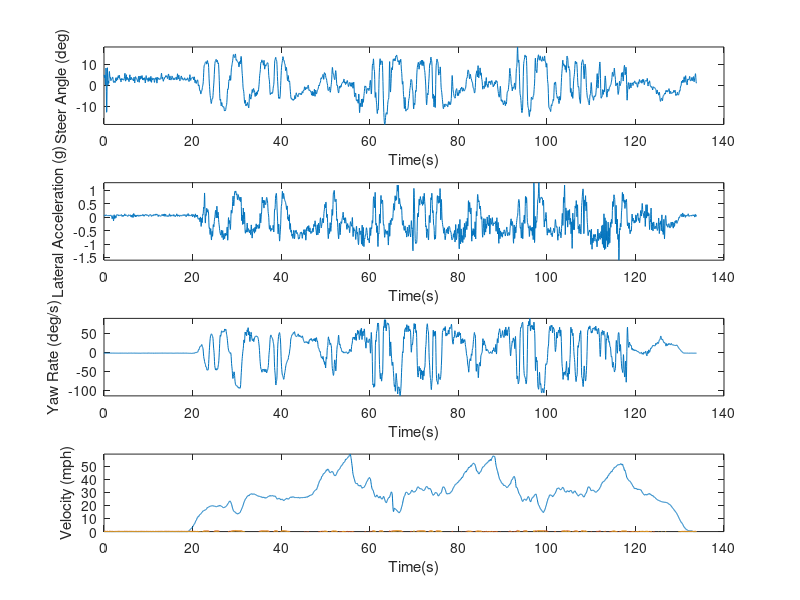
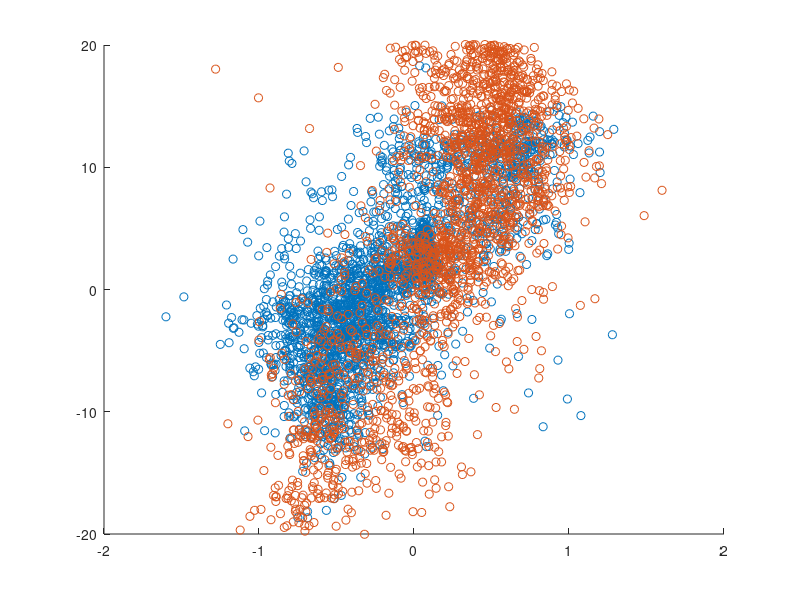

Write the MATLAB code that produced these figures, in order. (Note: this script raises an error after producing the figures.)
%% Load Data

clear all;clc

% import mat file from motec
%load('18in_lowrideheight_processed.mat');
%load('16in_slalom_only.mat');
load('10_13_2018_Autocross3_processed.mat');

% input variable names of channels 
data = {engine_rpm,lat_accel,long_accel,wheelspeed_FL,wheelspeed_FR,yaw_rate,steer_angle,time};

%%

%16 in slalom
% indices = (time > 91 & time < 98)|...
%     (time > 161 & time < 167)|...
% (time > 176 & time < 182)|...
% (time > 194 & time < 200)|...
% (time > 208 & time < 216)|...
% (time > 226 & time < 232);

% %18 in slalom (low ride height)
% indices = (time > 149 & time < 157)|...
%     (time > 166 & time < 174)|...
% (time > 184 & time < 191)|...
% (time > 270 & time < 278)|...
% (time > 288 & time < 294)|...
% (time > 320 & time < 326)|...
% (time > 372 & time < 380)|...
% (time > 390 & time < 397);

% %18 in slalom (low ride height)
% indices = (time > 166 & time < 174);

% %18 in skidpad (low ride height)
% indices = (time > 195 & time < 215) |...
%     (time > 235 & time < 265);
% 
% indices = time > 20 & time < 90;
% 
% for i = 1:numel(data)
%     variable = data{i};
%     data{i} = variable(indices);
% end

% rename variables
engine_rpm = data{1};
lat_accel = data{2};
long_accel = data{3};
wheelspeed_FL = data{4};
wheelspeed_FR = data{5};
yaw_rate = data{6};
steer_angle = data{7};
time = data{8};


% %% Save data
% save('18in_lowrideheight_slalom_only.mat','engine_rpm','lat_accel','long_accel','wheelspeed_FL',...
%     'wheelspeed_FR','wheelspeed_RL','yaw_rate','steer_angle','time');

%% Plotting
%close all

ax1 = subplot(4,1,1);
plot(time,steer_angle)
hold on
ylim([-inf inf])
xlabel('Time(s)');
ylabel('Steer Angle (deg)');

ax2 = subplot(4,1,2);
plot(time,lat_accel)
hold on
xlabel('Time(s)');
ylabel('Lateral Acceleration (g)');
ylim([-inf inf])

ax3 = subplot(4,1,3);
plot(time,yaw_rate)
hold on
xlabel('Time(s)');
ylabel('Yaw Rate (deg/s)');
ylim([-inf inf])

% ax4 = subplot(4,1,4);
% plot(wheelspeed_FL)
% hold on
% plot(wheelspeed_FR)
% xlabel('Time(s)');
% ylabel('Wheelspeeds (mph)');
% ylim([-inf inf])
% legend('FL','FR')

ax4 = subplot(4,1,4);
plot(time,(wheelspeed_FL+wheelspeed_FR)/2)
hold on
xlabel('Time(s)');
ylabel('Velocity (mph)');
ylim([-inf inf])


linkaxes([ax1,ax2,ax3,ax4],'x')
%%
plot(time,steer_angle/max(abs(steer_angle)))
hold on
plot(time,lat_accel/max(abs(lat_accel)))

%%
figure
scatter(lat_accel,steer_angle)
hold on

ackermann = 1.524*(yaw_rate+40)./(wheelspeed_FL*0.447);
scatter(-lat_accel,-steer_angle+ackermann)
ylim([-20 20]);

%% Calculations

lat_accel_peak = (max(lat_accel)+abs(min(lat_accel)))/2
steer_angle_peak = (max(steer_angle)+abs(min(steer_angle)))/2
yaw_rate_peak = (max(yaw_rate)+abs(min(yaw_rate)))/2

lat_accel_gain = lat_accel_peak*9.81/steer_angle_peak
yaw_rate_gain = yaw_rate_peak*9.81/steer_angle_peak

D = finddelay(lat_accel,steer_angle)
D = finddelay(yaw_rate,steer_angle)


%% Transfer Function Estimation

data = iddata(lat_accel,steer_angle,time(2)-time(1));
ay_sys = tfest(data,2,2);

data = iddata(yaw_rate,steer_angle,time(2)-time(1));
r_sys = tfest(data,2,1);
%% PSD
Fs = 1/(time(2)-time(1));

[pxx,f] = pwelch(steer_angle,[],[],[],Fs);

plot(f,10*log10(pxx))

xlabel('Frequency (Hz)')
ylabel('PSD (dB/Hz)')

%% Coherence
Fs = 1/(time(2)-time(1));

[cxy,fc] = mscohere(steer_angle,lat_accel,300,[],[],Fs);
[cxy2,fc2] = mscohere(steer_angle,yaw_rate,300,[],[],Fs);

plot(fc,cxy)
hold on
plot(fc2,cxy2)
legend('Lat Accel','Yaw Rate')

%% Frequency Response
Fs = 1/(time(2)-time(1));

[sstxy,f] = tfestimate(steer_angle,lat_accel,100,[],[],Fs);
[sstxy2,f] = tfestimate(steer_angle,-yaw_rate,100,[],[],Fs);
figure
subplot(2,1,1)
plot(f,abs(sstxy/sstxy(1)))
hold on
plot(f,abs(sstxy2/sstxy2(1)))
xlim([0 2]);
subplot(2,1,2)
plot(f,180/pi*angle(sstxy/sstxy(1)))
hold on
plot(f,180/pi*angle(sstxy2/sstxy2(1)))
xlim([0 2]);
legend('Lateral Acceleration','Yaw Rate')


%%
% w = linspace(0,2*pi*5);
% data = iddata(lat_accel,steer_angle,time(2)-time(1));
% g = spa(data,[],w); 
% 
% % Bode plot
% bodeopt = bodeoptions;
% bodeopt.MagScale = 'linear';
% bodeopt.MagUnits = 'abs';
% bodeopt.FreqScale = 'linear';
% bodeopt.FreqUnits = 'Hz';
% bodeopt.Xlim = [0 5];
% 
% figure
% bode(g,bodeopt)

%%

% Bode plot
bodeopt = bodeoptions;
bodeopt.MagScale = 'linear';
bodeopt.MagUnits = 'abs';
bodeopt.FreqScale = 'linear';
bodeopt.FreqUnits = 'Hz';
bodeopt.Xlim = [0 4];

figure
bode(ay_sys,bodeopt)

%%
Fs = 1/(time(2)-time(1));
L = numel(lat_accel);
f = Fs*(1:(L/2))/L;
fourier_transform = fft(lat_accel);

%[~,x] = max(abs(fourier_transform(1:L/2)));
%frequency = f(x)
figure(1)
findpeaks(abs(fourier_transform(1:L/2)))
%[pks,locs] = findpeaks(abs(fourier_transform(1:L/2)))

figure(2)
plot(f,abs(fourier_transform(1:L/2)));
hold on
xlabel('Frequency (Hz)')
ylabel('Magnitude')
title('Lateral Acceleration')
legend('16 in tires','18 in tires');

%%
t = linspace(0, 5); % Time Vector
u = sin(10*t);        % Forcing Function
y = lsim(r_sys, u, t);    % Calculate System Response
figure
plot(t,u)
hold on
plot(t,y/5)

%%
u = steer_angle;        % Forcing Function
y = lsim(ay_sys, u, time);    % Calculate System Response
figure
plot(time,lat_accel)
hold on
plot(time,y)

%%
figure
plot(time,steer_angle)
hold on
plot(time,lat_accel*5)

